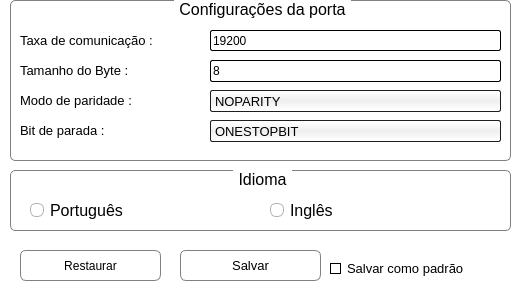
<?xml version="1.0" encoding="UTF-8"?>
<ui version="4.0">
 <class>jnlConfiguracao</class>
 <widget class="QMainWindow" name="jnlConfiguracao">
  <property name="geometry">
   <rect>
    <x>0</x>
    <y>0</y>
    <width>520</width>
    <height>295</height>
   </rect>
  </property>
  <property name="sizePolicy">
   <sizepolicy hsizetype="Fixed" vsizetype="Fixed">
    <horstretch>0</horstretch>
    <verstretch>0</verstretch>
   </sizepolicy>
  </property>
  <property name="minimumSize">
   <size>
    <width>520</width>
    <height>295</height>
   </size>
  </property>
  <property name="maximumSize">
   <size>
    <width>520</width>
    <height>295</height>
   </size>
  </property>
  <property name="windowTitle">
   <string>Configurações | Ninterserial</string>
  </property>
  <property name="styleSheet">
   <string notr="true">QToolTip
{
     border: 1px solid black;
     background-color: #ffa02f;
     padding: 1px;
     border-radius: 3px;
     opacity: 100;
}

QWidget
{
    color: #000;
    background-color: #FFFFFF;
}

QWidget:item:hover
{
    background-color: QLinearGradient( x1: 0, y1: 0, x2: 0, y2: 1, stop: 0 #ffa02f, stop: 1 #ca0619);
    color: #E1E1E1;
}

QWidget:item:selected
{
    background-color: QLinearGradient( x1: 0, y1: 0, x2: 0, y2: 1, stop: 0 #ffa02f, stop: 1 #d7801a);
}

QMenuBar::item
{
    background: #FFF;
}

QMenuBar::item:selected
{
    background: #FFF;
    border: 1px solid #ffaa00;
}

QMenuBar::item:pressed
{
    background: #FFF;
    border: 1px solid #FDAC00;
    background-color: QLinearGradient(
        x1:0, y1:0,
        x2:0, y2:1,
        stop:1 #FFF,
        stop:0.4 #FEFEFE/*,
        stop:0.2 #343434,
        stop:0.1 #ffaa00*/
    );
    margin-bottom:-1px;
    padding-bottom:1px;
}

QMenu
{
    border: 1px solid #FDAC00;
}

QMenu::item
{
    padding: 2px 20px 2px 20px;
    background-color: #FFF;	
}

QMenu::item:selected
{
    color: #FFF;
}

QWidget:disabled
{
    color: #555;
    background-color: #DDD;
}

QAbstractItemView
{
    background-color: QLinearGradient( x1: 0, y1: 0, x2: 0, y2: 1, stop: 0 #FFF, stop: 0.1 #FEFEFE, stop: 1 #FFF);
}

QWidget:focus
{
    /*border: 2px solid QLinearGradient( x1: 0, y1: 0, x2: 0, y2: 1, stop: 0 #ffa02f, stop: 1 #d7801a);*/
}

QLineEdit
{
    background-color: QLinearGradient( x1: 0, y1: 0, x2: 0, y2: 1, stop: 0 #FFF, stop: 0 #FEFEFE, stop: 1 #FFF);
    padding: 1px;
    border-style: solid;
    border: 1px solid #1e1e1e;
    border-radius: 5;
}

QPushButton
{
    color: #000;
    background-color: QLinearGradient( x1: 0, y1: 0, x2: 0, y2: 1, stop: 0 #FFF, stop: 0.1 #FFF, stop: 0.5 #FFF, stop: 0.9 #FFF, stop: 1 #FFF);
    border-width: 1px;
    border-color: gray;
    border-style: solid;
    border-radius: 6;
    padding: 3px;
    padding-left: 5px;
    padding-right: 5px;
}

QPushButton:pressed
{
    background-color: QLinearGradient( x1: 0, y1: 0, x2: 0, y2: 1, stop: 0 #FFF, stop: 0.1 #FEFEFE, stop: 0.5 #EFEFEF, stop: 0.9 #FFF, stop: 1 #EFEFEF);
}

QComboBox
{
    selection-background-color: #ffaa00;
    background-color: QLinearGradient( x1: 0, y1: 0, x2: 0, y2: 1, stop: 0 #FFF, stop: 0.1 #FEFEFE, stop: 0.5 #EEE, stop: 0.9 #FEFEFE, stop: 1 #FFF);
    border-style: solid;
    border: 1px solid #1e1e1e;
    border-radius: 2;
}

QComboBox:editable
{
    selection-background-color: #ffaa00;
    background-color: white;
    border-style: solid;
    border: 1px solid black;
    border-radius: 2;
}

QComboBox:editable:hover
{
    border: 1px solid QLinearGradient( x1: 0, y1: 0, x2: 0, y2: 1, stop: 0 #ffa02f, stop: 1 #d7801a);
}

QComboBox:hover,QPushButton:hover
{
    border: 2px solid QLinearGradient( x1: 0, y1: 0, x2: 0, y2: 1, stop: 0 #ffa02f, stop: 1 #d7801a);
}


QComboBox:on
{
    padding-top: 3px;
    padding-left: 4px;
    background-color: QLinearGradient( x1: 0, y1: 0, x2: 0, y2: 1, stop: 0 #FFF, stop: 0.1 #FEFEFE, stop: 0.5 #EEE, stop: 0.9 #FEFEFE, stop: 1 #FFF);
    selection-background-color: #ffaa00;
}

QComboBox QAbstractItemView
{
    border: 2px solid darkgray;
    selection-background-color: QLinearGradient( x1: 0, y1: 0, x2: 0, y2: 1, stop: 0 #ffa02f, stop: 1 #d7801a);
}

QComboBox::drop-down
{
     subcontrol-origin: padding;
     subcontrol-position: top right;
     width: 15px;

     border-left-width: 0px;
     border-left-color: darkgray;
     border-left-style: solid; /* just a single line */
     border-top-right-radius: 3px; /* same radius as the QComboBox */
     border-bottom-right-radius: 3px;
 }

QComboBox::down-arrow
{
	 image: url(:/imgs/downarrow.png);
}

QGroupBox {
    background-color: qlineargradient(x1: 0, y1: 0, x2: 0, y2: 1,
                                      stop: 0 #FFF, stop: 1 #FFF);
    border: 1px solid gray;
    border-radius: 5px;
    margin-top: 4ex; /* leave space at the top for the title */
}

QGroupBox::title {
    subcontrol-origin: margin;
    subcontrol-position: top center; /* position at the top center */
    padding: 0 3px;
    background-color: qlineargradient(x1: 0, y1: 0, x2: 0, y2: 1,
                                      stop: 0 #FFF, stop: 1 #FFF);
}

QGroupBox:focus
{
	border: 2px solid QLinearGradient( x1: 0, y1: 0, x2: 0, y2: 1, stop: 0 #ffa02f, stop: 1 #d7801a);
}

QTextEdit:focus
{
    border: 2px solid QLinearGradient( x1: 0, y1: 0, x2: 0, y2: 1, stop: 0 #ffa02f, stop: 1 #d7801a);
}

QPlainTextEdit:focus
{
    border: 2px solid QLinearGradient( x1: 0, y1: 0, x2: 0, y2: 1, stop: 0 #ffa02f, stop: 1 #d7801a);
}

QScrollBar:horizontal {
      background: QLinearGradient( x1: 0, y1: 0, x2: 1, y2: 0, stop: 0.0 #FFF, stop: 0.2 #F9F9F9, stop: 1 #FFF);
      height: 11px;
      margin: 0px 20px 0px 20px;
      border: 1px solid #EEE;
      border-radius: 5px;
}

QScrollBar::handle:horizontal
{
      background: QLinearGradient( x1: 0, y1: 0, x2: 1, y2: 0, stop: 0 #ffa02f, stop: 0.5 #d7801a, stop: 1 #ffa02f);
      min-height: 20px;
      border-radius: 5px;
}

QScrollBar::add-line:horizontal {
      border: 1px solid #EEE;
      border-radius: 5px;
      background: QLinearGradient( x1: 0, y1: 0, x2: 1, y2: 0, stop: 0 #ffa02f, stop: 1 #d7801a);
      width: 18px;
      subcontrol-position: right;
      subcontrol-origin: margin;
}

QScrollBar::sub-line:horizontal {
      border: 1px solid #EEE;
      border-radius: 5px;
      background: QLinearGradient( x1: 0, y1: 0, x2: 1, y2: 0, stop: 0 #ffa02f, stop: 1 #d7801a);
      width: 18px;
     subcontrol-position: left;
     subcontrol-origin: margin;
}

QScrollBar::right-arrow:horizontal, QScrollBar::left-arrow:horizontal
{
      border: 0px solid #EEE;
      width: 0px;
      height: 0px;
      background: white;
}

QScrollBar::add-page:horizontal, QScrollBar::sub-page:horizontal
{
      background: none;
}

QScrollBar:vertical
{
      background: QLinearGradient( x1: 0, y1: 0, x2: 1, y2: 0, stop: 0.0 #FFF, stop: 0.2 #F9F9F9, stop: 1 #FFF);
      width: 11px;
      margin: 20px 0 20px 0;
      border: 1px solid #EEE;
      border-radius: 5px;	  
}

QScrollBar::handle:vertical
{
      background: QLinearGradient( x1: 0, y1: 0, x2: 0, y2: 1, stop: 0 #ffa02f, stop: 0.5 #d7801a, stop: 1 #ffa02f);
      min-height: 20px;
      border-radius: 5px;
}

QScrollBar::add-line:vertical
{
      border: 1px solid #EEE;
      border-radius: 5px;
      background: QLinearGradient( x1: 0, y1: 0, x2: 0, y2: 1, stop: 0 #ffa02f, stop: 1 #d7801a);
      height: 18px;
      subcontrol-position: bottom;
      subcontrol-origin: margin;
}

QScrollBar::sub-line:vertical
{
      border: 1px solid #EEE;
      border-radius: 5px;
      background: QLinearGradient( x1: 0, y1: 0, x2: 0, y2: 1, stop: 0 #d7801a, stop: 1 #ffa02f);
      height: 18px;
      subcontrol-position: top;
      subcontrol-origin: margin;
}

QScrollBar::up-arrow:vertical, QScrollBar::down-arrow:vertical
{
      border: 0px solid #EEE;
      width: 0px;
      height: 0px;
      background: white;
}


QScrollBar::add-page:vertical, QScrollBar::sub-page:vertical
{
      background: none;
}

QTextEdit
{
    background-color: #FEFEFE;
}

QPlainTextEdit
{
    background-color: #FEFEFE;
}

QHeaderView::section
{
    background-color: QLinearGradient(x1:0, y1:0, x2:0, y2:1, stop:0 #616161, stop: 0.5 #505050, stop: 0.6 #434343, stop:1 #656565);
    color: white;
    padding-left: 4px;
    border: 1px solid #6c6c6c;
}

QCheckBox:disabled
{
	color: #414141;
	background-color: transparent;
}

QDockWidget::title
{
    text-align: center;
    spacing: 3px; /* spacing between items in the tool bar */
    background-color: QLinearGradient(x1:0, y1:0, x2:0, y2:1, stop:0 #323232, stop: 0.5 #242424, stop:1 #323232);
}

QDockWidget::close-button, QDockWidget::float-button
{
    text-align: center;
    spacing: 1px; /* spacing between items in the tool bar */
    background-color: QLinearGradient(x1:0, y1:0, x2:0, y2:1, stop:0 #323232, stop: 0.5 #242424, stop:1 #323232);
}

QDockWidget::close-button:hover, QDockWidget::float-button:hover
{
    background: #242424;
}

QDockWidget::close-button:pressed, QDockWidget::float-button:pressed
{
    padding: 1px -1px -1px 1px;
}

QMainWindow::separator
{
    background-color: QLinearGradient(x1:0, y1:0, x2:0, y2:1, stop:0 #161616, stop: 0.5 #151515, stop: 0.6 #212121, stop:1 #343434);
    color: white;
    padding-left: 4px;
    border: 1px solid #4c4c4c;
    spacing: 3px; /* spacing between items in the tool bar */
}

QMainWindow::separator:hover
{

    background-color: QLinearGradient(x1:0, y1:0, x2:0, y2:1, stop:0 #d7801a, stop:0.5 #b56c17 stop:1 #ffa02f);
    color: white;
    padding-left: 4px;
    border: 1px solid #6c6c6c;
    spacing: 3px; /* spacing between items in the tool bar */
}

QToolBar::handle
{
     spacing: 3px; /* spacing between items in the tool bar */
     background: url(:/imgs/handle.png);
}

QMenu::separator
{
    height: 1px;
    background-color: QLinearGradient(x1:0, y1:0, x2:0, y2:1, stop:0 #777, stop: 0.5 #777, stop: 0.6 #777, stop:1 #777);
    color: #777;
    padding-left: 4px;
    margin-left: 10px;
    margin-right: 5px;
}

QProgressBar
{
    border: 2px solid lightgrey;
    border-radius: 5px;
    text-align: center;
}

QProgressBar::chunk
{
    background-color: #d7801a;
    width: 2.15px;
    margin: 0.5px;
}

QTabBar::tab {
    color: #b1b1b1;
    border: 1px solid #444;
    border-bottom-style: none;
    background-color: #323232;
    padding-left: 10px;
    padding-right: 10px;
    padding-top: 3px;
    padding-bottom: 2px;
    margin-right: -1px;
}

QTabWidget::pane {
    border: 1px solid #444;
    top: 1px;
}

QTabBar::tab:last
{
    margin-right: 0; /* the last selected tab has nothing to overlap with on the right */
    border-top-right-radius: 3px;
}

QTabBar::tab:first:!selected
{
	margin-left: 0px; /* the last selected tab has nothing to overlap with on the right */
    border-top-left-radius: 3px;
}

QTabBar::tab:!selected
{
    color: #000;
    border-bottom-style: solid;
    margin-top: 3px;
    background-color: QLinearGradient(x1:0, y1:0, x2:0, y2:1, stop:1 #212121, stop:.4 #343434);
}

QTabBar::tab:selected
{
    border-top-left-radius: 3px;
    border-top-right-radius: 3px;
    margin-bottom: 0px;
}

QTabBar::tab:!selected:hover
{
    /*border-top: 2px solid #ffaa00;
    padding-bottom: 3px;*/
    border-top-left-radius: 3px;
    border-top-right-radius: 3px;
    background-color: QLinearGradient(x1:0, y1:0, x2:0, y2:1, stop:1 #212121, stop:0.4 #343434, stop:0.2 #343434, stop:0.1 #ffaa00);
}

QRadioButton::indicator:checked, QRadioButton::indicator:unchecked{
    color: #000;
    background-color: #FFF;
    border: 1px solid #B1B1B1;
    border-radius: 6px;
}

QRadioButton:disabled{
    color: #555;
    background-color: transparent;
}

QRadioButton::indicator:checked
{
    background-color: qradialgradient(
        cx: 0.5, cy: 0.5,
        fx: 0.5, fy: 0.5,
        radius: 1.0,
        stop: 0.25 #FFAA00,
        stop: 0.3 #FFF
    );
}

QCheckBox::indicator{
    color: #000;
    background-color: #FFF;
    border: 1px solid #000;
    width: 9px;
    height: 9px;
}

QRadioButton::indicator
{
    border-radius: 6px;
}

QRadioButton::indicator:hover, QCheckBox::indicator:hover
{
    border: 1px solid #FFAA00;
}

QCheckBox::indicator:checked
{
    image:url(:/imgs/checkbox.png);
}

QCheckBox::indicator:disabled, QRadioButton::indicator:disabled
{
    border: 1px solid #444;
}

QLabel:disabled
{
	background-color: transparent;
}

QSizeGrip
{
    image: url(:/imgs/sizegrip.png);
    width: 20px;
    height: 20px;
}</string>
  </property>
  <widget class="QWidget" name="grupoPrincipal">
   <widget class="QGroupBox" name="txtBitParada">
    <property name="geometry">
     <rect>
      <x>10</x>
      <y>0</y>
      <width>501</width>
      <height>161</height>
     </rect>
    </property>
    <property name="font">
     <font>
      <pointsize>12</pointsize>
     </font>
    </property>
    <property name="title">
     <string>Configurações da porta</string>
    </property>
    <widget class="QLabel" name="txtTaxaCom">
     <property name="geometry">
      <rect>
       <x>10</x>
       <y>30</y>
       <width>191</width>
       <height>21</height>
      </rect>
     </property>
     <property name="font">
      <font>
       <pointsize>10</pointsize>
      </font>
     </property>
     <property name="text">
      <string>Taxa de comunicação :</string>
     </property>
    </widget>
    <widget class="QLabel" name="txtTamByte">
     <property name="geometry">
      <rect>
       <x>10</x>
       <y>60</y>
       <width>191</width>
       <height>21</height>
      </rect>
     </property>
     <property name="font">
      <font>
       <pointsize>10</pointsize>
      </font>
     </property>
     <property name="text">
      <string>Tamanho do Byte :</string>
     </property>
    </widget>
    <widget class="QLabel" name="txtParidade">
     <property name="geometry">
      <rect>
       <x>10</x>
       <y>90</y>
       <width>191</width>
       <height>21</height>
      </rect>
     </property>
     <property name="font">
      <font>
       <pointsize>10</pointsize>
      </font>
     </property>
     <property name="text">
      <string>Modo de paridade :</string>
     </property>
    </widget>
    <widget class="QLabel" name="txt">
     <property name="geometry">
      <rect>
       <x>10</x>
       <y>120</y>
       <width>191</width>
       <height>21</height>
      </rect>
     </property>
     <property name="font">
      <font>
       <pointsize>10</pointsize>
      </font>
     </property>
     <property name="text">
      <string>Bit de parada :</string>
     </property>
    </widget>
    <widget class="QComboBox" name="coTaxaCom">
     <property name="geometry">
      <rect>
       <x>200</x>
       <y>30</y>
       <width>291</width>
       <height>21</height>
      </rect>
     </property>
     <property name="font">
      <font>
       <pointsize>10</pointsize>
      </font>
     </property>
     <property name="editable">
      <bool>true</bool>
     </property>
     <property name="currentIndex">
      <number>5</number>
     </property>
     <item>
      <property name="text">
       <string>230400</string>
      </property>
     </item>
     <item>
      <property name="text">
       <string>115200</string>
      </property>
     </item>
     <item>
      <property name="text">
       <string>57600</string>
      </property>
     </item>
     <item>
      <property name="text">
       <string>38400</string>
      </property>
     </item>
     <item>
      <property name="text">
       <string>28800</string>
      </property>
     </item>
     <item>
      <property name="text">
       <string>19200</string>
      </property>
     </item>
     <item>
      <property name="text">
       <string>14400</string>
      </property>
     </item>
     <item>
      <property name="text">
       <string>9600</string>
      </property>
     </item>
     <item>
      <property name="text">
       <string>4800</string>
      </property>
     </item>
     <item>
      <property name="text">
       <string>2400</string>
      </property>
     </item>
    </widget>
    <widget class="QComboBox" name="coTamByte">
     <property name="geometry">
      <rect>
       <x>200</x>
       <y>60</y>
       <width>291</width>
       <height>22</height>
      </rect>
     </property>
     <property name="font">
      <font>
       <pointsize>10</pointsize>
      </font>
     </property>
     <property name="editable">
      <bool>true</bool>
     </property>
     <property name="currentIndex">
      <number>1</number>
     </property>
     <item>
      <property name="text">
       <string>4</string>
      </property>
     </item>
     <item>
      <property name="text">
       <string>8</string>
      </property>
     </item>
    </widget>
    <widget class="QComboBox" name="coParidade">
     <property name="geometry">
      <rect>
       <x>200</x>
       <y>90</y>
       <width>291</width>
       <height>22</height>
      </rect>
     </property>
     <property name="font">
      <font>
       <pointsize>10</pointsize>
      </font>
     </property>
     <property name="editable">
      <bool>false</bool>
     </property>
     <property name="currentIndex">
      <number>0</number>
     </property>
     <item>
      <property name="text">
       <string>NOPARITY</string>
      </property>
     </item>
     <item>
      <property name="text">
       <string>ODDPARITY</string>
      </property>
     </item>
     <item>
      <property name="text">
       <string>EVENPARITY</string>
      </property>
     </item>
     <item>
      <property name="text">
       <string>MARKPARITY</string>
      </property>
     </item>
     <item>
      <property name="text">
       <string>SPACEPARITY</string>
      </property>
     </item>
    </widget>
    <widget class="QComboBox" name="coBitParada">
     <property name="geometry">
      <rect>
       <x>200</x>
       <y>120</y>
       <width>291</width>
       <height>22</height>
      </rect>
     </property>
     <property name="font">
      <font>
       <pointsize>10</pointsize>
      </font>
     </property>
     <property name="editable">
      <bool>false</bool>
     </property>
     <item>
      <property name="text">
       <string>ONESTOPBIT</string>
      </property>
     </item>
     <item>
      <property name="text">
       <string>ONE5STOPBITS</string>
      </property>
     </item>
     <item>
      <property name="text">
       <string>TWOSTOPBITS</string>
      </property>
     </item>
    </widget>
   </widget>
   <widget class="QPushButton" name="btSalvarConfig">
    <property name="geometry">
     <rect>
      <x>180</x>
      <y>250</y>
      <width>141</width>
      <height>31</height>
     </rect>
    </property>
    <property name="font">
     <font>
      <pointsize>10</pointsize>
     </font>
    </property>
    <property name="text">
     <string>Salvar</string>
    </property>
   </widget>
   <widget class="QGroupBox" name="grpConfigInter">
    <property name="geometry">
     <rect>
      <x>10</x>
      <y>170</y>
      <width>501</width>
      <height>61</height>
     </rect>
    </property>
    <property name="font">
     <font>
      <pointsize>12</pointsize>
     </font>
    </property>
    <property name="title">
     <string>Idioma</string>
    </property>
    <widget class="QRadioButton" name="csPortugues">
     <property name="geometry">
      <rect>
       <x>20</x>
       <y>30</y>
       <width>221</width>
       <height>21</height>
      </rect>
     </property>
     <property name="font">
      <font>
       <pointsize>12</pointsize>
      </font>
     </property>
     <property name="text">
      <string>Português</string>
     </property>
     <property name="checked">
      <bool>true</bool>
     </property>
    </widget>
    <widget class="QRadioButton" name="csIngles">
     <property name="enabled">
      <bool>true</bool>
     </property>
     <property name="geometry">
      <rect>
       <x>260</x>
       <y>30</y>
       <width>221</width>
       <height>21</height>
      </rect>
     </property>
     <property name="font">
      <font>
       <pointsize>12</pointsize>
      </font>
     </property>
     <property name="text">
      <string>Inglês</string>
     </property>
     <property name="checkable">
      <bool>true</bool>
     </property>
    </widget>
   </widget>
   <widget class="QPushButton" name="btRestaurar">
    <property name="geometry">
     <rect>
      <x>20</x>
      <y>250</y>
      <width>141</width>
      <height>31</height>
     </rect>
    </property>
    <property name="text">
     <string>Restaurar</string>
    </property>
   </widget>
   <widget class="QCheckBox" name="cmSalvarPadrao">
    <property name="enabled">
     <bool>true</bool>
    </property>
    <property name="geometry">
     <rect>
      <x>330</x>
      <y>260</y>
      <width>151</width>
      <height>17</height>
     </rect>
    </property>
    <property name="font">
     <font>
      <pointsize>10</pointsize>
     </font>
    </property>
    <property name="text">
     <string>Salvar como padrão</string>
    </property>
   </widget>
  </widget>
  <widget class="QMenuBar" name="menubar">
   <property name="geometry">
    <rect>
     <x>0</x>
     <y>0</y>
     <width>520</width>
     <height>21</height>
    </rect>
   </property>
  </widget>
 </widget>
 <resources/>
 <connections/>
</ui>
